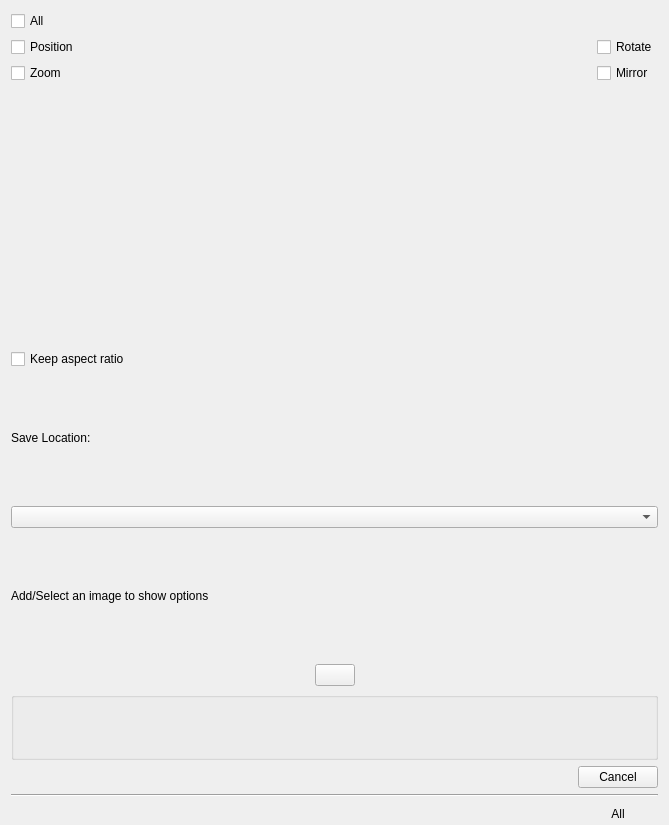
<?xml version="1.0" encoding="UTF-8"?>
<ui version="4.0">
 <author>
    SPDX-FileCopyrightText: none
    SPDX-License-Identifier: GPL-3.0-or-later
  </author>
 <class>WdgToolOptions</class>
 <widget class="QWidget" name="WdgToolOptions">
  <property name="geometry">
   <rect>
    <x>0</x>
    <y>0</y>
    <width>669</width>
    <height>825</height>
   </rect>
  </property>
  <property name="sizePolicy">
   <sizepolicy hsizetype="Preferred" vsizetype="Preferred">
    <horstretch>0</horstretch>
    <verstretch>0</verstretch>
   </sizepolicy>
  </property>
  <layout class="QVBoxLayout" name="verticalLayout">
   <property name="spacing">
    <number>6</number>
   </property>
   <property name="bottomMargin">
    <number>0</number>
   </property>
   <item>
    <layout class="QGridLayout" name="gridLayout_2">
     <item row="1" column="0">
      <widget class="QCheckBox" name="chkPinPos">
       <property name="text">
        <string>Position</string>
       </property>
      </widget>
     </item>
     <item row="1" column="1">
      <spacer name="horizontalSpacer_6">
       <property name="orientation">
        <enum>Qt::Horizontal</enum>
       </property>
       <property name="sizeHint" stdset="0">
        <size>
         <width>40</width>
         <height>20</height>
        </size>
       </property>
      </spacer>
     </item>
     <item row="3" column="1">
      <spacer name="horizontalSpacer_5">
       <property name="orientation">
        <enum>Qt::Horizontal</enum>
       </property>
       <property name="sizeHint" stdset="0">
        <size>
         <width>40</width>
         <height>20</height>
        </size>
       </property>
      </spacer>
     </item>
     <item row="3" column="0">
      <widget class="QCheckBox" name="chkPinZoom">
       <property name="text">
        <string>Zoom</string>
       </property>
      </widget>
     </item>
     <item row="3" column="2">
      <widget class="QCheckBox" name="chkPinMirror">
       <property name="text">
        <string>Mirror</string>
       </property>
      </widget>
     </item>
     <item row="1" column="2">
      <widget class="QCheckBox" name="chkPinRotate">
       <property name="text">
        <string>Rotate</string>
       </property>
      </widget>
     </item>
     <item row="0" column="0">
      <widget class="QCheckBox" name="chkPinAll">
       <property name="text">
        <string>All</string>
       </property>
      </widget>
     </item>
     <item row="0" column="1">
      <spacer name="horizontalSpacer_2">
       <property name="orientation">
        <enum>Qt::Horizontal</enum>
       </property>
       <property name="sizeHint" stdset="0">
        <size>
         <width>40</width>
         <height>20</height>
        </size>
       </property>
      </spacer>
     </item>
    </layout>
   </item>
   <item>
    <widget class="KisShapePropertySlider" name="opacitySlider" native="true"/>
   </item>
   <item>
    <widget class="KisShapePropertySlider" name="saturationSlider" native="true"/>
   </item>
   <item>
    <widget class="QCheckBox" name="chkKeepAspectRatio">
     <property name="text">
      <string>Keep aspect ratio</string>
     </property>
    </widget>
   </item>
   <item>
    <widget class="QLabel" name="saveLocationLabel">
     <property name="text">
      <string>Save Location:</string>
     </property>
    </widget>
   </item>
   <item>
    <widget class="QComboBox" name="referenceImageLocationCombobox"/>
   </item>
   <item>
    <widget class="QLabel" name="referenceImageOptionsLabel">
     <property name="text">
      <string>Add/Select an image to show options</string>
     </property>
     <property name="wordWrap">
      <bool>true</bool>
     </property>
    </widget>
   </item>
   <item>
    <layout class="QVBoxLayout" name="verticalLayout_3">
     <item>
      <layout class="QGridLayout" name="gridLayout_7">
       <item row="0" column="1">
        <widget class="QPushButton" name="bnCrop">
         <property name="text">
          <string/>
         </property>
        </widget>
       </item>
       <item row="0" column="0">
        <spacer name="horizontalSpacer_3">
         <property name="orientation">
          <enum>Qt::Horizontal</enum>
         </property>
         <property name="sizeHint" stdset="0">
          <size>
           <width>40</width>
           <height>20</height>
          </size>
         </property>
        </spacer>
       </item>
       <item row="0" column="2">
        <spacer name="horizontalSpacer_4">
         <property name="orientation">
          <enum>Qt::Horizontal</enum>
         </property>
         <property name="sizeHint" stdset="0">
          <size>
           <width>40</width>
           <height>20</height>
          </size>
         </property>
        </spacer>
       </item>
      </layout>
     </item>
     <item>
      <widget class="QGroupBox" name="grpCrop">
       <property name="title">
        <string/>
       </property>
       <layout class="QGridLayout" name="gridLayout">
        <item row="0" column="1">
         <widget class="KisShapePropertySlider" name="sldWidth" native="true"/>
        </item>
        <item row="2" column="1">
         <widget class="KisShapePropertySlider" name="sldHeight" native="true"/>
        </item>
        <item row="2" column="0">
         <widget class="KisShapePropertySlider" name="sldOffsetY" native="true"/>
        </item>
        <item row="0" column="0">
         <widget class="KisShapePropertySlider" name="sldOffsetX" native="true"/>
        </item>
       </layout>
      </widget>
     </item>
     <item>
      <layout class="QGridLayout" name="gridLayout_3">
       <item row="0" column="0">
        <spacer name="horizontalSpacer_7">
         <property name="orientation">
          <enum>Qt::Horizontal</enum>
         </property>
         <property name="sizeHint" stdset="0">
          <size>
           <width>40</width>
           <height>20</height>
          </size>
         </property>
        </spacer>
       </item>
       <item row="0" column="1">
        <widget class="QPushButton" name="bnCancel">
         <property name="text">
          <string>Cancel</string>
         </property>
        </widget>
       </item>
      </layout>
     </item>
    </layout>
   </item>
   <item>
    <widget class="Line" name="line">
     <property name="orientation">
      <enum>Qt::Horizontal</enum>
     </property>
    </widget>
   </item>
   <item>
    <layout class="QHBoxLayout" name="horizontalLayout">
     <property name="spacing">
      <number>0</number>
     </property>
     <item>
      <widget class="QPushButton" name="bnAddReferenceImage">
       <property name="sizePolicy">
        <sizepolicy hsizetype="Minimum" vsizetype="Fixed">
         <horstretch>0</horstretch>
         <verstretch>0</verstretch>
        </sizepolicy>
       </property>
       <property name="text">
        <string/>
       </property>
       <property name="iconSize">
        <size>
         <width>18</width>
         <height>18</height>
        </size>
       </property>
       <property name="flat">
        <bool>true</bool>
       </property>
      </widget>
     </item>
     <item>
      <widget class="QPushButton" name="bnPasteReferenceImage">
       <property name="sizePolicy">
        <sizepolicy hsizetype="Minimum" vsizetype="Fixed">
         <horstretch>0</horstretch>
         <verstretch>0</verstretch>
        </sizepolicy>
       </property>
       <property name="text">
        <string/>
       </property>
       <property name="iconSize">
        <size>
         <width>18</width>
         <height>18</height>
        </size>
       </property>
       <property name="flat">
        <bool>true</bool>
       </property>
      </widget>
     </item>
     <item>
      <spacer name="horizontalSpacer">
       <property name="orientation">
        <enum>Qt::Horizontal</enum>
       </property>
       <property name="sizeHint" stdset="0">
        <size>
         <width>20</width>
         <height>20</height>
        </size>
       </property>
      </spacer>
     </item>
     <item>
      <widget class="QPushButton" name="bnLoad">
       <property name="sizePolicy">
        <sizepolicy hsizetype="Minimum" vsizetype="Fixed">
         <horstretch>0</horstretch>
         <verstretch>0</verstretch>
        </sizepolicy>
       </property>
       <property name="text">
        <string/>
       </property>
       <property name="iconSize">
        <size>
         <width>18</width>
         <height>18</height>
        </size>
       </property>
       <property name="flat">
        <bool>true</bool>
       </property>
      </widget>
     </item>
     <item>
      <widget class="QPushButton" name="bnSave">
       <property name="sizePolicy">
        <sizepolicy hsizetype="Minimum" vsizetype="Fixed">
         <horstretch>0</horstretch>
         <verstretch>0</verstretch>
        </sizepolicy>
       </property>
       <property name="text">
        <string/>
       </property>
       <property name="iconSize">
        <size>
         <width>18</width>
         <height>18</height>
        </size>
       </property>
       <property name="flat">
        <bool>true</bool>
       </property>
      </widget>
     </item>
     <item>
      <widget class="QPushButton" name="bnDelete">
       <property name="sizePolicy">
        <sizepolicy hsizetype="Minimum" vsizetype="Fixed">
         <horstretch>0</horstretch>
         <verstretch>0</verstretch>
        </sizepolicy>
       </property>
       <property name="minimumSize">
        <size>
         <width>0</width>
         <height>0</height>
        </size>
       </property>
       <property name="text">
        <string>All</string>
       </property>
       <property name="iconSize">
        <size>
         <width>18</width>
         <height>18</height>
        </size>
       </property>
       <property name="flat">
        <bool>true</bool>
       </property>
      </widget>
     </item>
    </layout>
   </item>
  </layout>
 </widget>
 <customwidgets>
  <customwidget>
   <class>KisShapePropertySlider</class>
   <extends>QWidget</extends>
   <header>KisSelectionPropertySlider.h</header>
   <container>1</container>
  </customwidget>
 </customwidgets>
 <resources/>
 <connections/>
</ui>
